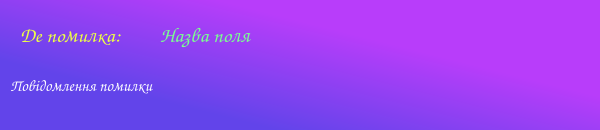
<?xml version="1.0" encoding="UTF-8"?>
<ui version="4.0">
 <class>Form</class>
 <widget class="QWidget" name="Form">
  <property name="geometry">
   <rect>
    <x>0</x>
    <y>0</y>
    <width>600</width>
    <height>130</height>
   </rect>
  </property>
  <property name="windowTitle">
   <string>Form</string>
  </property>
  <property name="styleSheet">
   <string notr="true">background-color: qlineargradient(spread:pad, x1:0.0685455, y1:0.704, x2:0.585, y2:0.261, stop:0.153409 rgba(98, 68, 234, 255), stop:1 rgba(184, 61, 250, 255));</string>
  </property>
  <widget class="QLabel" name="location_error_label">
   <property name="geometry">
    <rect>
     <x>20</x>
     <y>20</y>
     <width>130</width>
     <height>30</height>
    </rect>
   </property>
   <property name="font">
    <font>
     <family>Comic Sans MS</family>
     <pointsize>16</pointsize>
    </font>
   </property>
   <property name="styleSheet">
    <string notr="true">background-color: qlineargradient(spread:pad, x1:0, y1:0, x2:1, y2:0, stop:0 rgba(0, 0, 0, 0), stop:1 rgba(255, 255, 255, 0));
color: rgb(237, 255, 70);</string>
   </property>
   <property name="text">
    <string>Де помилка:</string>
   </property>
  </widget>
  <widget class="QLabel" name="location_error_value">
   <property name="geometry">
    <rect>
     <x>160</x>
     <y>20</y>
     <width>130</width>
     <height>30</height>
    </rect>
   </property>
   <property name="font">
    <font>
     <family>Comic Sans MS</family>
     <pointsize>16</pointsize>
    </font>
   </property>
   <property name="styleSheet">
    <string notr="true">background-color: qlineargradient(spread:pad, x1:0, y1:0, x2:1, y2:0, stop:0 rgba(0, 0, 0, 0), stop:1 rgba(255, 255, 255, 0));
color: rgb(123, 255, 145);</string>
   </property>
   <property name="text">
    <string>Назва поля</string>
   </property>
  </widget>
  <widget class="QLabel" name="message_error_value">
   <property name="geometry">
    <rect>
     <x>10</x>
     <y>70</y>
     <width>580</width>
     <height>30</height>
    </rect>
   </property>
   <property name="font">
    <font>
     <family>Comic Sans MS</family>
     <pointsize>12</pointsize>
    </font>
   </property>
   <property name="styleSheet">
    <string notr="true">background-color: qlineargradient(spread:pad, x1:0, y1:0, x2:1, y2:0, stop:0 rgba(0, 0, 0, 0), stop:1 rgba(255, 255, 255, 0));
color: rgb(255, 255, 255);</string>
   </property>
   <property name="text">
    <string>Повідомлення помилки</string>
   </property>
  </widget>
 </widget>
 <resources/>
 <connections/>
</ui>
